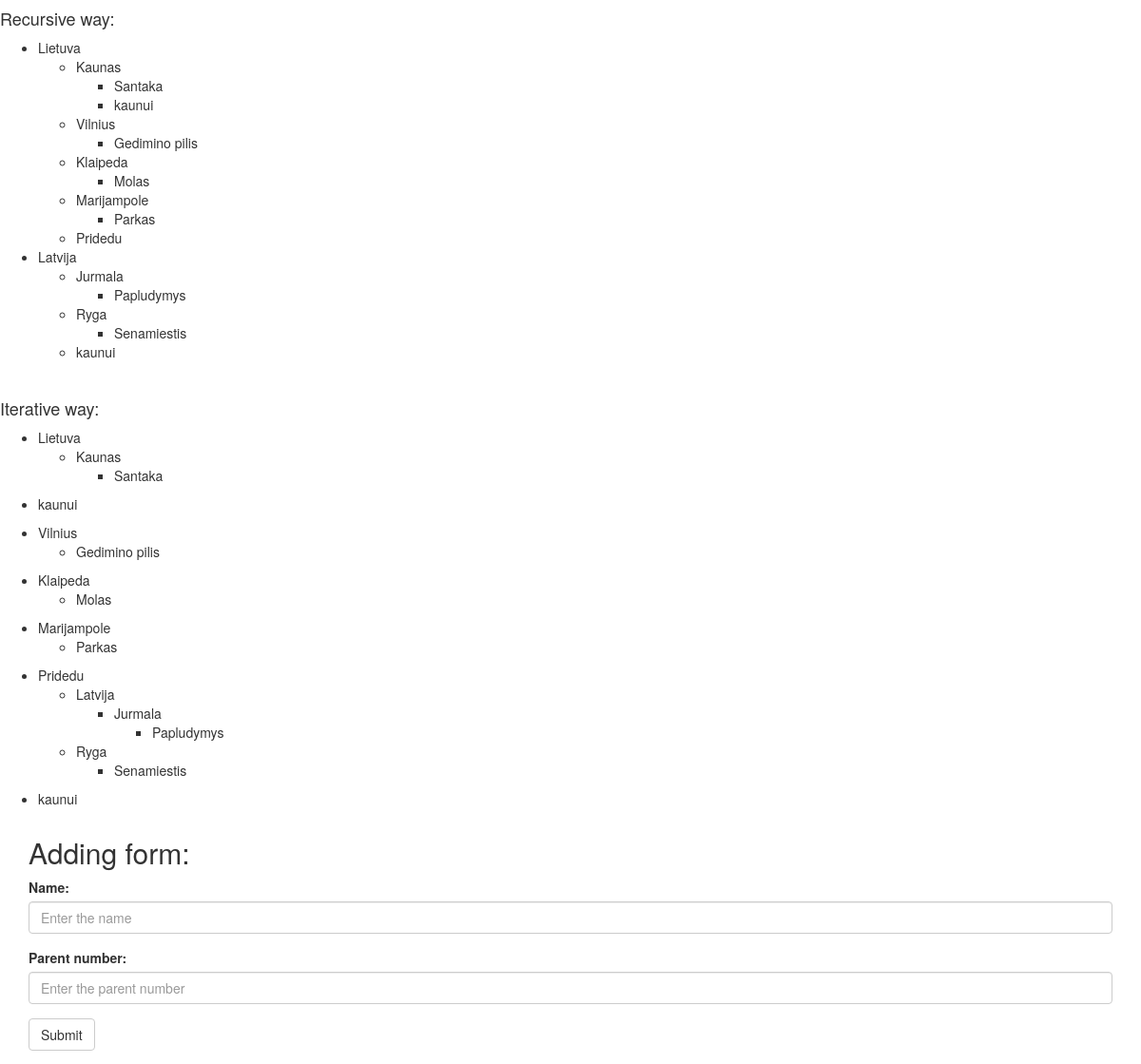
Screenshot of /hostinger/index.php with the database file from the repository.
### tables this page shows
CREATE TABLE `category` (
  `id` int(11) NOT NULL,
  `name` varchar(255) NOT NULL,
  `parent` int(11) NOT NULL
);

### hostinger/threeCategory.php (the view, shortened to what this page needs)
<?php
function fetchCategoryTreeList($parent = 0, $user_tree_array = '') {
    $servername = "localhost";
    $username = "root";
    $password = "";
    $db = "hostinger";
    $conn = new mysqli($servername, $username, $password, $db);
    if (!is_array($user_tree_array))
        $user_tree_array = array();
    $sql = "SELECT * FROM `category` WHERE 1 AND `parent` = {$parent} ORDER BY id ASC";
    $query = $conn->query($sql);
    if ($query->num_rows > 0) {
        $user_tree_array[] = "<ul>";
        while ($row = $query->fetch_assoc()) {
            $user_tree_array[] = "<li>" . $row["name"] . "</li>";
            $user_tree_array = fetchCategoryTreeList($row["id"], $user_tree_array);
        }
        $user_tree_array[] = "</ul>";
    }
    return $user_tree_array;
}

### hostinger/index.php (shortened to what this page needs)
<?php
require_once 'threeCategory.php';
require_once 'threeCategoryIterative.php';
?>
<html>
    <head>
        <link rel="stylesheet" href="https://maxcdn.bootstrapcdn.com/bootstrap/3.3.7/css/bootstrap.min.css">
    </head>
</head>
<body>
    <div id="container">
        <div id="body">
            <article>
                <h4>Recursive way:</h4>
                <?php
                $res = fetchCategoryTreeList();
                foreach ($res as $r) {
                    echo $r;
                }
                ?>
                <br>
                <h4>Iterative way:</h4>
                    <?php
                    $res = iterativeTree();
                    foreach ($res as $r) {
                        echo $r;
                    }
                    ?>
            </article>
        </div>
    </div>
    <div class="container">
        <h2>Adding form:</h2>
        <form action="/hostinger/insert.php" method="POST">
            <div class="form-group">
                <label for="name">Name:</label>
                <input type="name" class="form-control" id="name" placeholder="Enter the name" name="name">
            </div>
            <div class="form-group">
                <label for="parent">Parent number:</label>
                <input type="parent" class="form-control" id="parent" placeholder="Enter the parent number" name="parent">
            </div>
            <button type="submit" class="btn btn-default">Submit</button>
        </form>
    </div>
</body>
</html>

### hostinger/threeCategoryIterative.php (shortened to what this page needs)
<?php
function iterativeTree() {
    $servername = "localhost";
    $username = "root";
    $password = "";
    $db = "hostinger";
    $conn = new mysqli($servername, $username, $password, $db);
    $sql = "SELECT * FROM category";
    $query = $conn->query($sql);
    if ($query->num_rows > 0) {
        while ($row = $query->fetch_assoc()) {
            $sub_data["id"] = $row["id"];
            $sub_data["name"] = $row["name"];
            $sub_data["parent"] = $row["parent"];
            $data[] = $sub_data;
        }
        foreach ($data as $key => &$value) {
            $output[$value["id"]] = &$value;
        }
        foreach ($data as $key => &$value) {
            if ($value["parent"] && isset($output[$value["parent"]])) {
                $output[$value["parent"]]["nodes"][] = &$value;
            }
        }
        foreach ($data as $key => &$value) {
            if ($value["parent"] && isset($output[$value["parent"]])) {
                unset($data[$key]);
            }
        }
        $root = [
            'name' => '0',
            'nodes' => $data
        ];
        $nodesToVisit = [$root];
        while (!empty($nodesToVisit)) {
            $currentNode = $nodesToVisit[0];
            array_shift($nodesToVisit);
            $roo = $currentNode["name"];
            foreach ($currentNode['nodes'] as $val) {
                if ($roo == $val["parent"]) {
                    $user_tree_array[] = "<ul><li>" . $val["name"] . "</li>";
                    foreach ($val['nodes'] as $va) {
                        if ($val["id"] == $va["parent"]) {
                            $user_tree_array[] = "<ul><li>" . $va["name"] . "</li>";
                            if (isset($va['nodes'])) {
                                foreach ($va['nodes'] as $v) {
                                    if ($va["id"] == $v["parent"]) {
                                        $user_tree_array[] = "<ul><li>" . $v["name"] . "</li></ul></ul></ul>";
                                    }
                                }
                            }
                        }
                    }
                }
            }
        }
    }
    return $user_tree_array;
}

### rows the page displays
category: name "Lietuva"
category: name "Kaunas"
category: name "Santaka"
category: name "kaunui"
category: name "Vilnius"
category: name "Gedimino pilis"
category: name "Klaipeda"
category: name "Molas"
category: name "Marijampole"
category: name "Parkas"
category: name "Pridedu"
category: name "Latvija"
category: name "Jurmala"
category: name "Papludymys"
category: name "Ryga"
category: name "Senamiestis"
category: name "kaunui"
